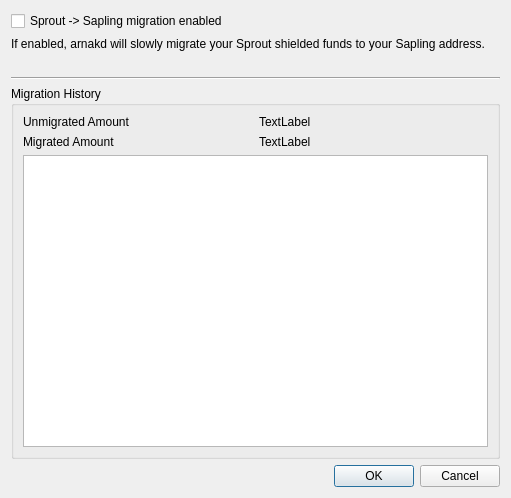
<?xml version="1.0" encoding="UTF-8"?>
<ui version="4.0">
 <class>MigrationDialog</class>
 <widget class="QDialog" name="MigrationDialog">
  <property name="geometry">
   <rect>
    <x>0</x>
    <y>0</y>
    <width>511</width>
    <height>498</height>
   </rect>
  </property>
  <property name="windowTitle">
   <string>Migration Turnstile</string>
  </property>
  <layout class="QGridLayout" name="gridLayout">
   <item row="9" column="0" colspan="2">
    <widget class="QDialogButtonBox" name="buttonBox">
     <property name="orientation">
      <enum>Qt::Horizontal</enum>
     </property>
     <property name="standardButtons">
      <set>QDialogButtonBox::Cancel|QDialogButtonBox::Ok</set>
     </property>
    </widget>
   </item>
   <item row="7" column="0" colspan="2">
    <widget class="QGroupBox" name="groupBox">
     <property name="title">
      <string>Migration History</string>
     </property>
     <layout class="QGridLayout" name="gridLayout_2">
      <item row="2" column="1">
       <widget class="QLabel" name="label_4">
        <property name="text">
         <string>Migrated Amount</string>
        </property>
       </widget>
      </item>
      <item row="4" column="1" colspan="2">
       <widget class="QTableView" name="tblTxids">
        <attribute name="horizontalHeaderStretchLastSection">
         <bool>true</bool>
        </attribute>
       </widget>
      </item>
      <item row="0" column="1">
       <widget class="QLabel" name="label_2">
        <property name="text">
         <string>Unmigrated Amount</string>
        </property>
       </widget>
      </item>
      <item row="0" column="2">
       <widget class="QLabel" name="lblUnMigrated">
        <property name="text">
         <string notr="true">TextLabel</string>
        </property>
       </widget>
      </item>
      <item row="2" column="2">
       <widget class="QLabel" name="lblMigrated">
        <property name="text">
         <string notr="true">TextLabel</string>
        </property>
       </widget>
      </item>
     </layout>
    </widget>
   </item>
   <item row="0" column="0" colspan="2">
    <widget class="QCheckBox" name="chkEnabled">
     <property name="text">
      <string>Sprout -&gt; Sapling migration enabled</string>
     </property>
    </widget>
   </item>
   <item row="1" column="0" colspan="2">
    <widget class="QLabel" name="label">
     <property name="text">
      <string>If enabled, arnakd will slowly migrate your Sprout shielded funds to your Sapling address. </string>
     </property>
     <property name="wordWrap">
      <bool>true</bool>
     </property>
    </widget>
   </item>
   <item row="4" column="0" colspan="2">
    <widget class="Line" name="line">
     <property name="orientation">
      <enum>Qt::Horizontal</enum>
     </property>
    </widget>
   </item>
   <item row="2" column="0" colspan="2">
    <widget class="QLabel" name="lblSaplingAddress">
     <property name="text">
      <string notr="true"/>
     </property>
    </widget>
   </item>
  </layout>
 </widget>
 <resources/>
 <connections>
  <connection>
   <sender>buttonBox</sender>
   <signal>accepted()</signal>
   <receiver>MigrationDialog</receiver>
   <slot>accept()</slot>
   <hints>
    <hint type="sourcelabel">
     <x>248</x>
     <y>254</y>
    </hint>
    <hint type="destinationlabel">
     <x>157</x>
     <y>274</y>
    </hint>
   </hints>
  </connection>
  <connection>
   <sender>buttonBox</sender>
   <signal>rejected()</signal>
   <receiver>MigrationDialog</receiver>
   <slot>reject()</slot>
   <hints>
    <hint type="sourcelabel">
     <x>316</x>
     <y>260</y>
    </hint>
    <hint type="destinationlabel">
     <x>286</x>
     <y>274</y>
    </hint>
   </hints>
  </connection>
 </connections>
</ui>
